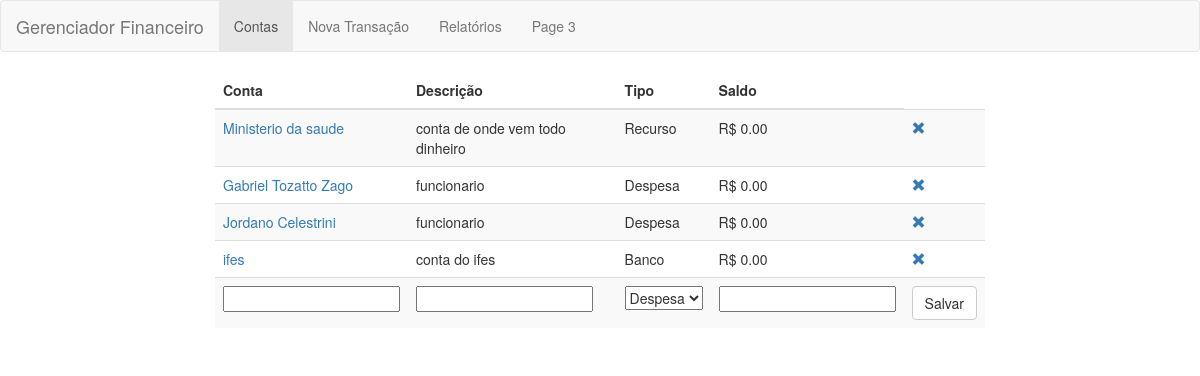
The page /financial/ on the database as committed earlier.
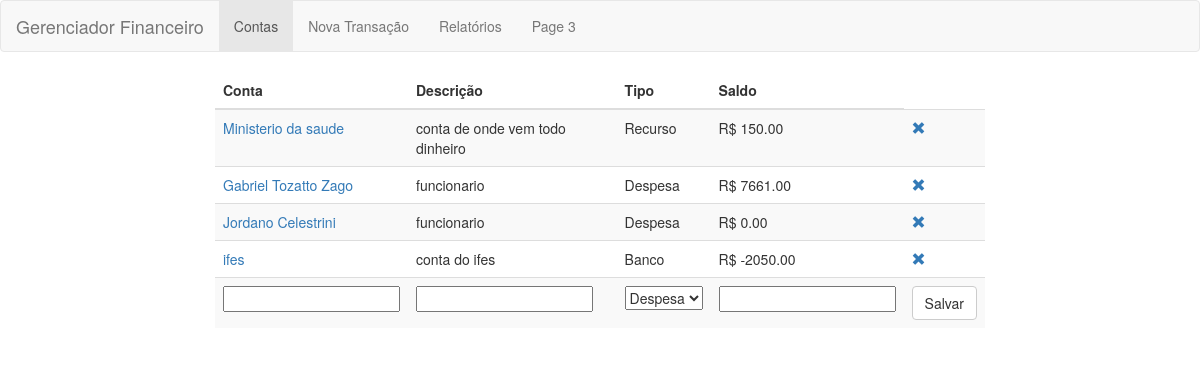
The same page on the database as committed later.
### financial/models.py (models this page shows, shortened)
class Account(models.Model):
    name = models.CharField("nome da conta", max_length=50)
    description = models.CharField(max_length=200)
    bank = 'BK'
    expense = 'EX'
    income = 'IN'
    acc_type_choices = (
        (bank, 'Banco'),
        (expense, 'Despesa'),
        (income, 'Recurso'),
    )
    acc_type = models.CharField(
        "tipo", max_length=2, choices=acc_type_choices, default=expense)
    balance = models.DecimalField("saldo", max_digits=15, decimal_places=2)

### financial/views.py (the view, shortened to what this page needs)
class IndexView(generic.CreateView):
    template_name = 'financial/index.html'
    context_object_name = 'accounts_list'
    model = Account
    form_class = AccountForm
    def get_context_data(self, **kwargs):
        context = super(IndexView, self).get_context_data(**kwargs)
        context[self.context_object_name] = Account.objects.all()
        return context

### financial/forms.py
class AccountForm(ModelForm):
    class Meta:
        model = Account
        fields = '__all__'

### financial/templates/financial/index.html (shortened to what this page needs)
{% extends 'base_financial.html' %}
{% block content %}
{% load staticfiles %}
  <table class="table table-striped">
    <thead>
      <tr>
        <th>Conta</th>
        <th>Descrição</th>
        <th>Tipo</th>
        <th>Saldo</th>
      </tr>
    </thead>
    <tbody>
      {% if accounts_list %}
      {% for account in accounts_list %}
      <tr>
        <td><a href="{% url 'financial:account_transactions' account.id%}"> {{ account.name }} </a></td>
        <td>{{ account.description }}</td>
        <td>{{ account.get_acc_type_display }}</td>
        <td>R$ {{ account.balance }}</td>
        <td><a href="{% url 'financial:delete_account' account.id %}"><span class="glyphicon glyphicon-remove"></span></a></td>
      </tr>
      {% endfor %}
      {% endif %}
      <tr>
        <form method="POST" class="post">{% csrf_token %}
          {% for field in form %}
            <td>{{ field }}</td>
          {%  endfor %}
          <td><button type="submit" class="save btn btn-default">Salvar</button></td>
        </form>
      </tr>
    </table>
{% endblock %}

Rows that differ between the two databases and show on the page:
changed Account "Ministerio da saude": balance "0.00" → "150.00"
changed Account "Gabriel Tozatto Zago": balance "0.00" → "7661.00"
changed Account "ifes": balance "0.00" → "-2050.00"
